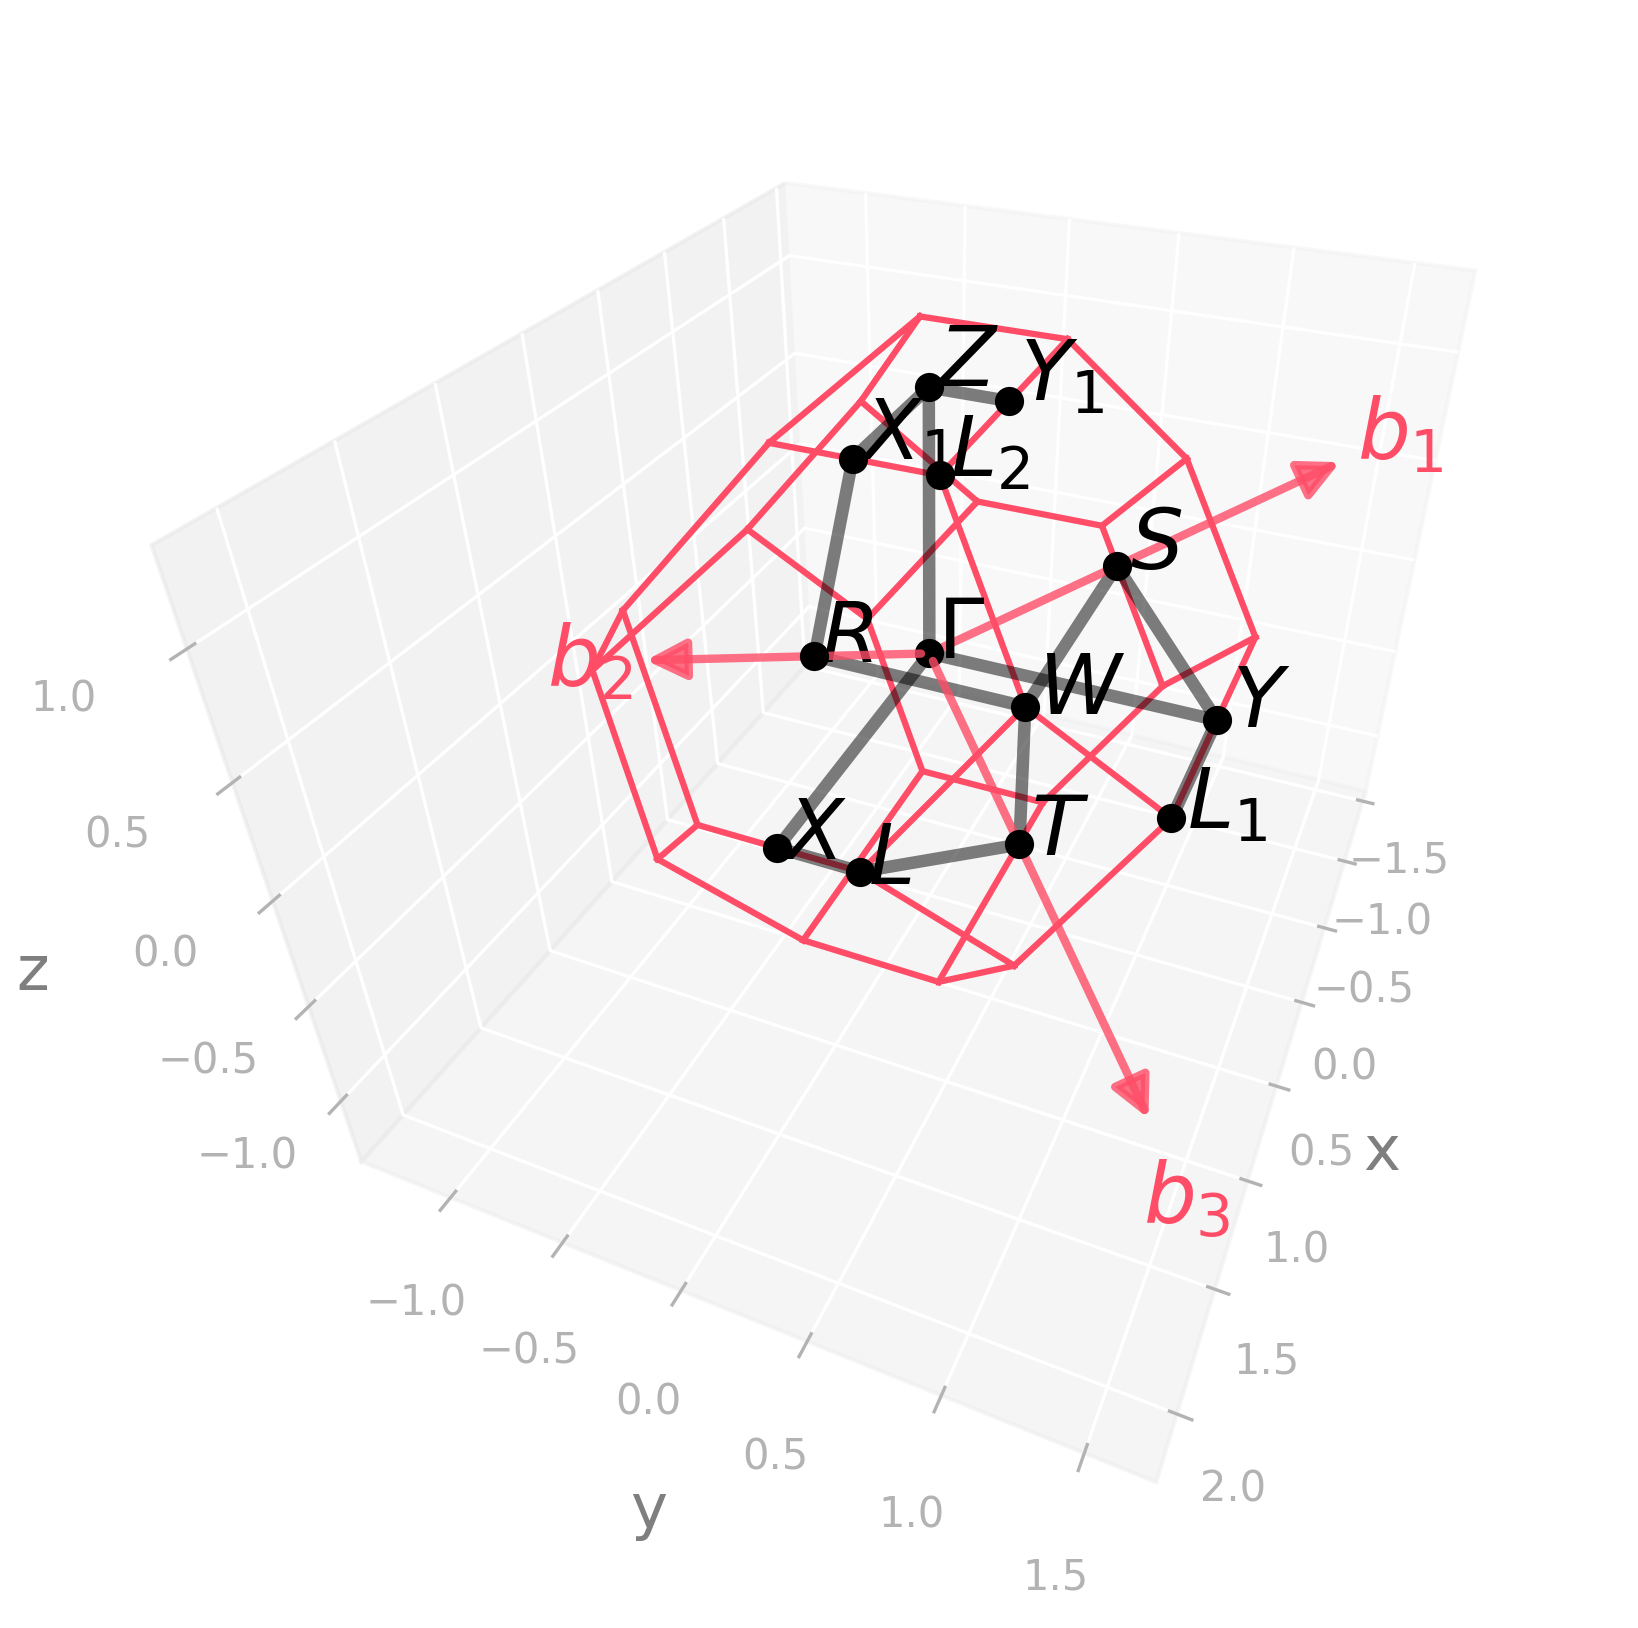

Python code for this plot:
import radtools as rad

l = rad.lattice_example(f"ORCI")
l.plot("brillouin-kpath")
# Save an image:
l.savefig(
    "orci_brillouin.png",
    elev=35,
    azim=23,
    dpi=300,
   bbox_inches="tight",
)
# Interactive plot:
l.show(elev=35, azim=23)
